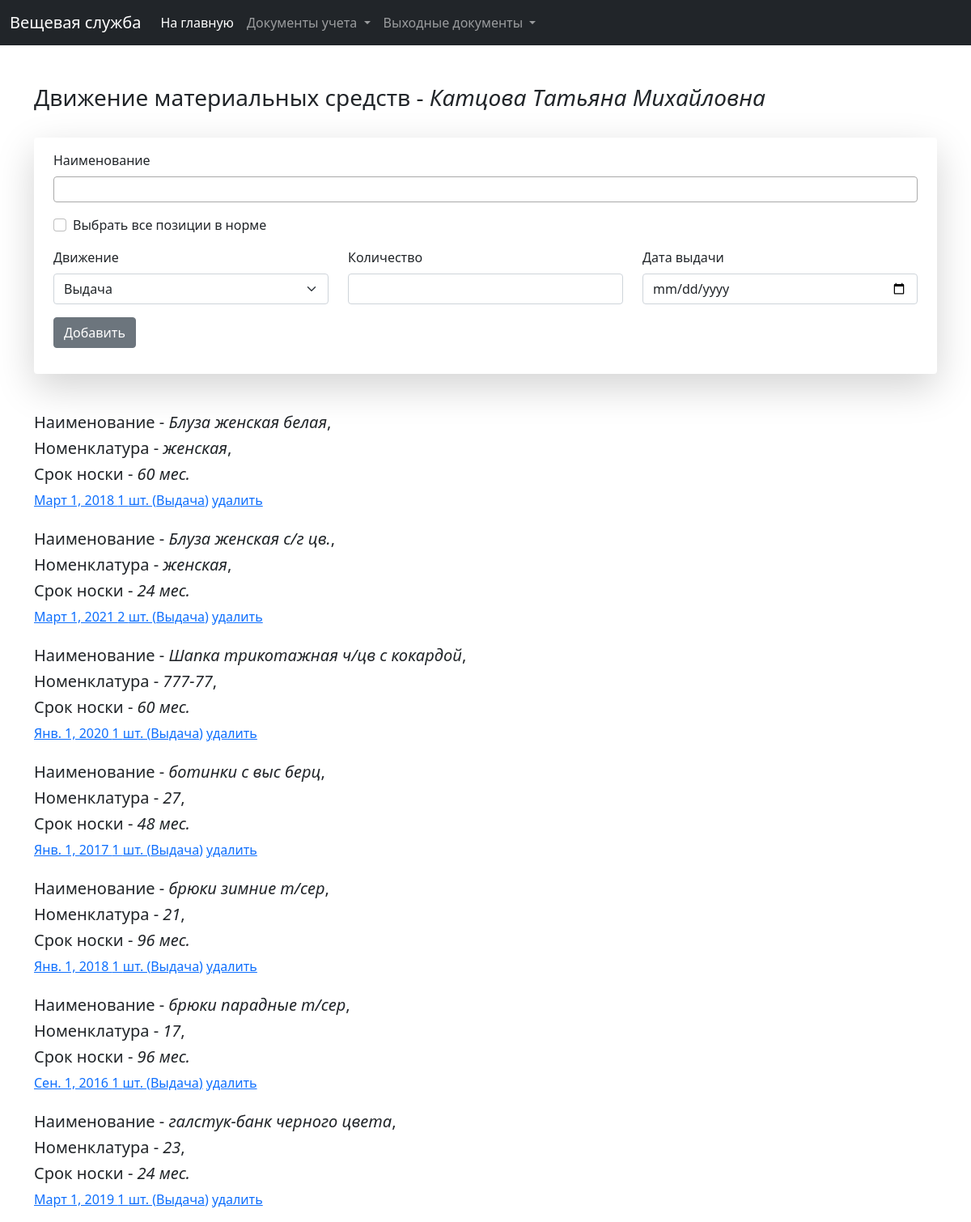
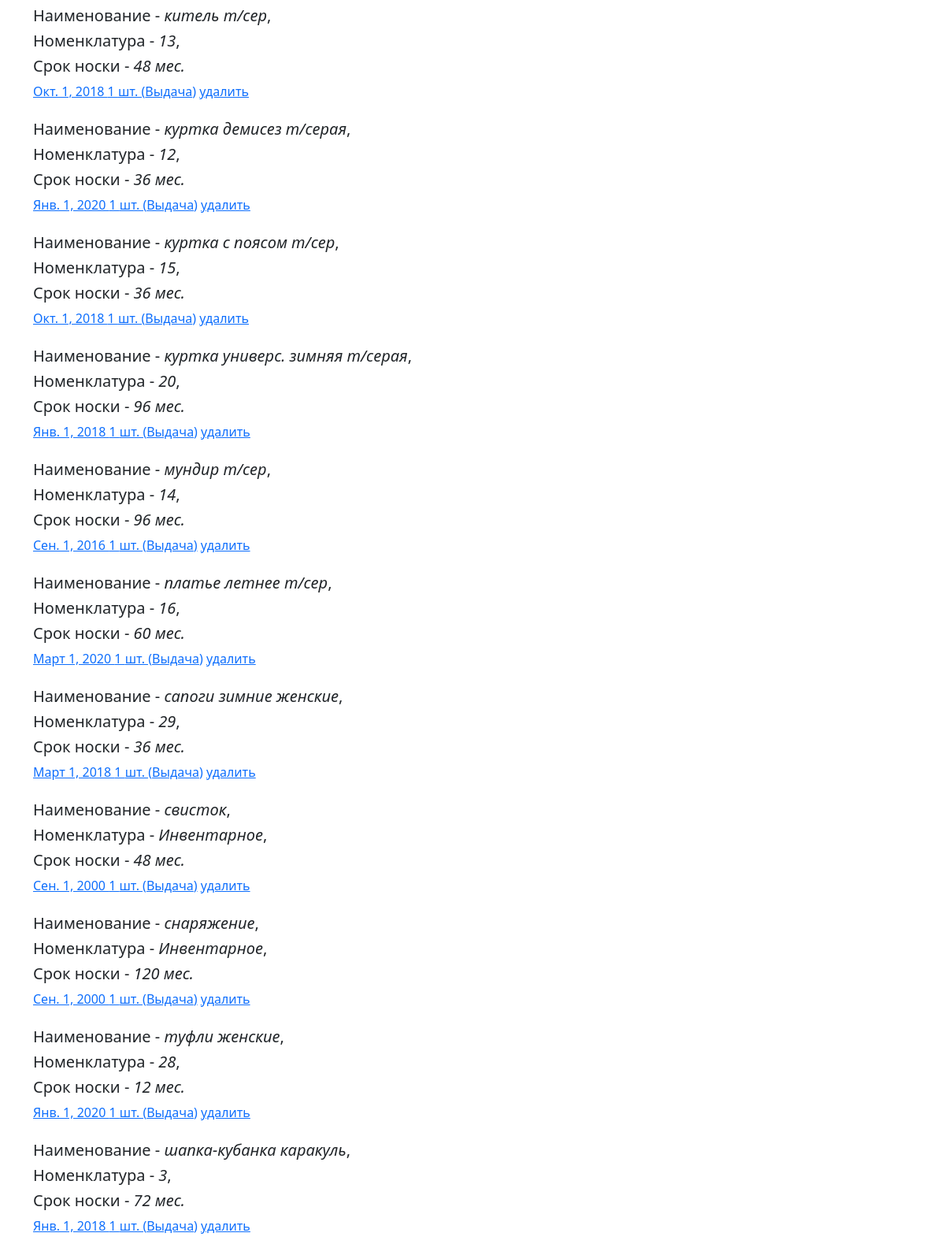
The app's page /clothing/card-full/1007 (upper part), older data (2 pictures, top to bottom).
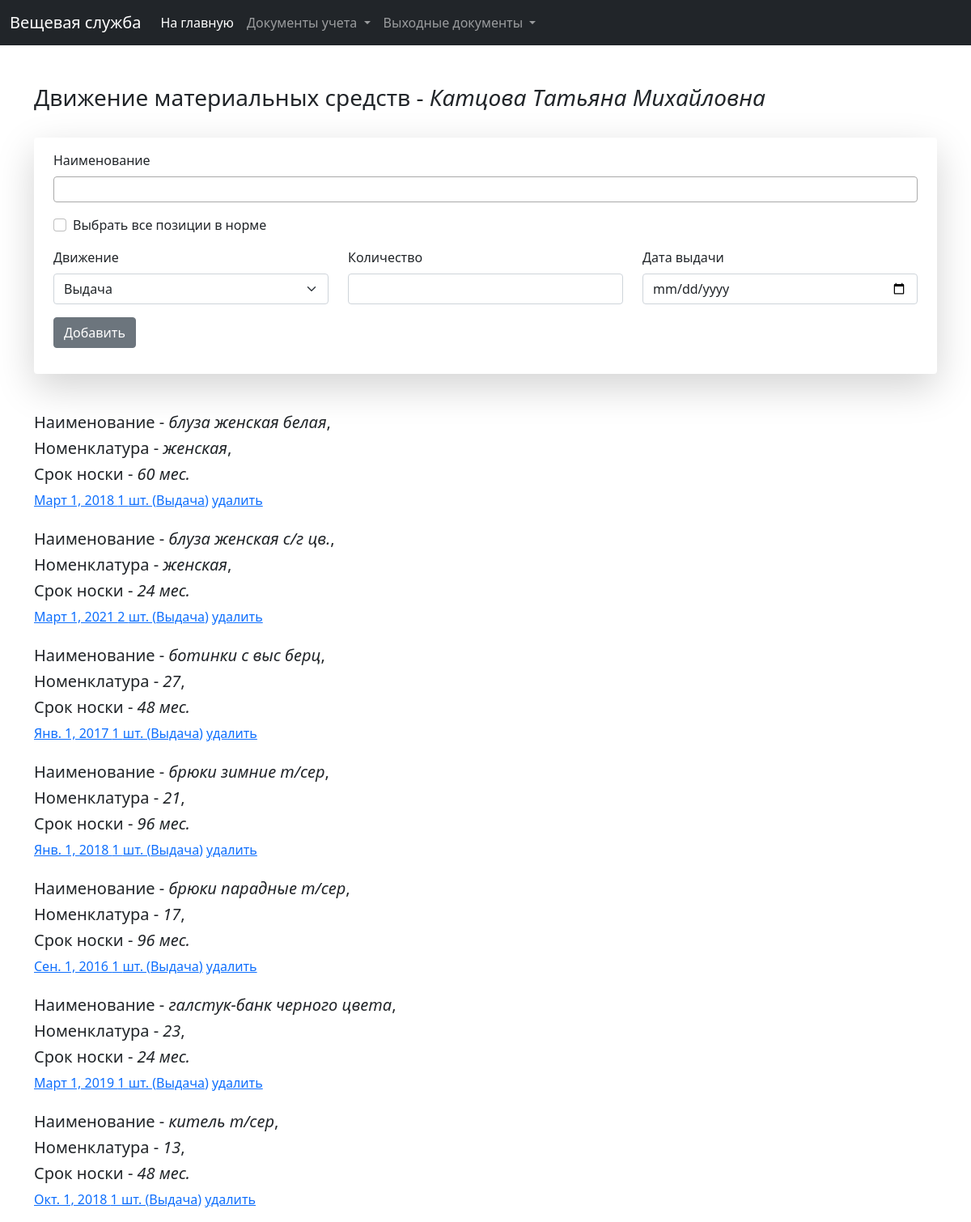
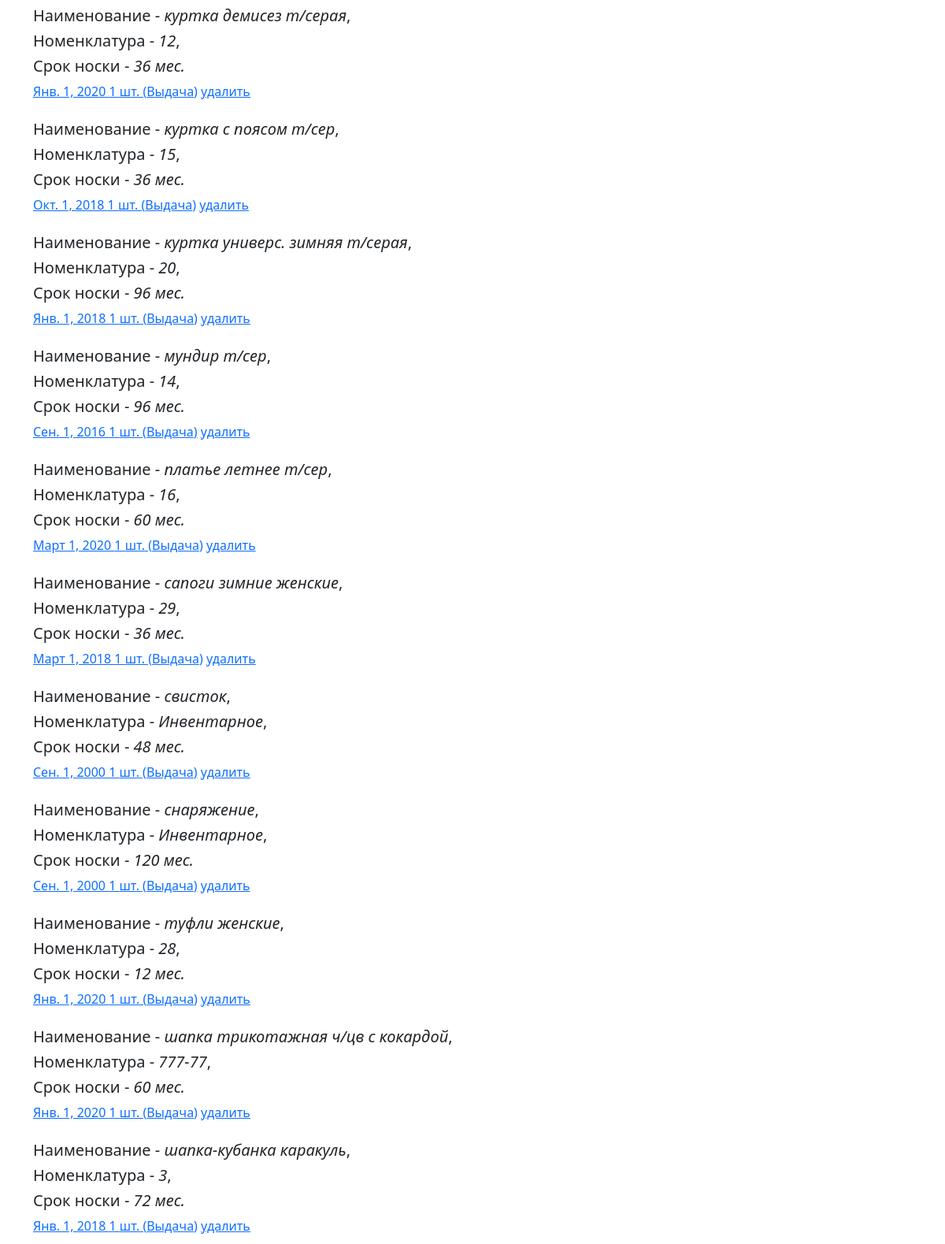
The same page, newer data (2 pictures, top to bottom).
### clothing/models.py (models this page shows)
class Clothes(models.Model):
    clothes_title = models.CharField(verbose_name="Наименование", max_length=255)
    wear_time = models.IntegerField(verbose_name="Сроки носки, мес.", validators=[MinValueValidator(0)])
    nomenclature = models.CharField(verbose_name="Номенклатура", max_length=255, null=True, blank=True)
    created_at = models.DateTimeField(verbose_name="Дата и время создания", auto_created=True, blank=True, null=True)
    price = models.FloatField(verbose_name="Цена", blank=True, null=True, validators=[MinValueValidator(0.0)])
    has_to_be_deposited = models.BooleanField(verbose_name="Подлежит сдаче", default=False)
    last_modified = models.DateTimeField(verbose_name="Дата и время последнего изменения", auto_now=True, blank=True,
                                         null=True)
    def __str__(self):
        return self.clothes_title
    class Meta:
        ordering = ('-id',)
        verbose_name = 'Наименование предмета'
        verbose_name_plural = 'Наименования предметов'

### clothing/views.py (the view)
# urls.py: path('card-full/<card_id>', views.get_card_full, name='get_card_full'),
def get_card_full(request, card_id):
    card = get_object_or_404(Card, pk=card_id)
    clothes_list = ClothesInCard.objects.filter(card_id=card_id).order_by('clothes__clothes_title')
    clothes_list_full = Clothes.objects.all()
    list_of_clothes_id = [item.clothes.id for item, _ in groupby(clothes_list)]
    return render(request, 'clothing/card/card_full.html',
                  {'card': card,
                   'clothes_list': clothes_list,
                   'clothes_list_full': clothes_list_full,
                   'list_of_clothes_id': list_of_clothes_id})

### clothing/models.py (called while the page is built)
    @property
    def get_full_name(self):
        return self.last_name + ' ' + self.first_name + ' ' + self.patronymic

    @property
    def get_movement(self):
        return MOVEMENT[self.movement - 1][1]

### clothing/templatetags/dict_tags.py (called while the page is built)
@register.filter(name='get_issues_dates')
def get_issues_dates(value, clothes_id):
    return value.filter(clothes__id=clothes_id).order_by('date_of_issue')

@register.filter(name='get_clothes')
def get_clothes(value, clothes_id):
    return get_object_or_404(Clothes, pk=clothes_id)

### clothing/templates/clothing/card/card_full.html (shortened to what this page needs)
{% extends 'base.html' %}
{% load widget_tweaks %}
{% load static %}
{% load dict_tags %}
{% block content %}
    <div class="container">
        <br>
        <br>
        <h3>Движение материальных средств - <span class="fst-italic">{{ card.employee.get_full_name }}</span></h3><br>
        <div class="shadow-lg px-4 py-3 mb-5 bg-body rounded">
            <form id="clothes_in_card_form">{% csrf_token %}
                <div class="row align-items-start">
                    <div class="col-lg-12">
                        <div class="mb-3">
                            <label class="form-label">Наименование</label>
                        </div>
                        <div class="mb-3 form-check">
                            <input type="checkbox" class="form-check-input" id="id_all_position_checkbox">
                            <label class="form-check-label">Выбрать все позиции в норме</label>
                        </div>
                    </div>
                </div>
                <div class="row">
                    <div class="col-lg-4">
                        <div class="mb-3">
                            <label class="form-label">Движение</label>
                            <select class="form-select" name="movement" id="id_movement">
                                <option value="1">Выдача</option>
                            </select>
                        </div>
                    </div>
                    <div class="col-lg-4">
                        <div class="mb-3">
                            <label class="form-label">Количество</label>
                            <input type="number" class="form-control" id="id_count_of_issue" required>
                        </div>
                    </div>
                    <div class="col-lg-4">
                        <div class="mb-3">
                            <label class="form-label">Дата выдачи</label>
                            <input type="date" class="form-control" id="id_date_of_issue" required>
                        </div>
                    </div>
                    <div class="mb-3">
                        <button type="submit" class="btn btn-secondary" id="add_clothes_in_card_button">Добавить
                        </button>
                    </div>
                </div>
            </form>
        </div>
        {% if clothes_list %}
            {% for id in list_of_clothes_id %}
                {% with clothes=clothes_list|get_clothes:id %}
                    <h5>Наименование - <span class="fst-italic">{{ clothes.clothes_title }}</span>,</h5>
                    <h5>Номенклатура - <span class="fst-italic">{{ clothes.nomenclature }}</span>,</h5>
                    <h5>Срок носки - <span class="fst-italic">{{ clothes.wear_time }} мес.</span></h5>
                {% endwith %}
                {% with issues=clothes_list|get_issues_dates:id %}
                    {% for item in issues %}
                        <a href="#clothes_in_card_update_form_{{ item.id }}"
                           data-bs-toggle="modal">{{ item.date_of_issue }} {{ item.count }} шт. ({{ item.get_movement }})</a>
                        <a href="javascript:delete_clothes_in_card({{ item.id }})">удалить</a>
                        <br>
                    {% endfor %}<br>
                {% endwith %}
            {% endfor %}
        {% else %}
            <p>Список пуст!</p>
        {% endif %}
    </div>
{% endblock %}

Row changes from the older to the newer data that the page shows:
changed Clothes: clothes_title "Блуза женская белая" → "блуза женская белая"
changed Clothes: clothes_title "Блуза женская с/г цв." → "блуза женская с/г цв."
changed Clothes: clothes_title "Шапка трикотажная ч/цв с кокардой" → "шапка трикотажная ч/цв с кокардой"
